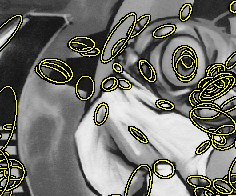
#> input picture imgg1.jpg, 236 x 196 px
$ jupyter execute Proyecto_Correspondencia_imgs.ipynb
#> lines starting #> are read from the running program, lines starting #| are printed output that depends on the picture
[cell 1]
import cv2
import numpy as np
import matplotlib.pyplot as plt
from scipy.spatial.distance import cdist
from matplotlib.patches import ConnectionPatch

from google.colab import files
import matplotlib.image as mpimg
uploaded = files.upload()
#> the answer given: imgg1.jpg

#Cargar imagenes
i1 = "imgg1.jpg"
i2 = "imgg2.jpg"
img1 = cv2.imread(i1, cv2.IMREAD_GRAYSCALE)
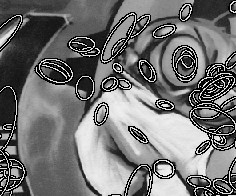
#> img1: shape (196, 236); min 0, max 249, mean 114.2
img2 = cv2.imread(i2, cv2.IMREAD_GRAYSCALE)
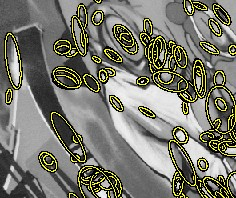
#> input picture imgg2.jpg, 236 x 198 px
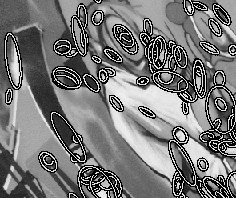
#> img2: shape (198, 236); min 0, max 249, mean 119

#Deteccion de las caracteristicas de las imagenes
detector_features = cv2.ORB_create()
k_1, d_1 = detector_features.detectAndCompute(img1, None)
#> k_1 = 418 keypoints; strongest (x, y, size): (96, 51, 31), (116, 66, 31), (98, 52, 31), (130, 126, 31)
k_2, d_2 = detector_features.detectAndCompute(img2, None)
#> k_2 = 414 keypoints; strongest (x, y, size): (198, 63, 31), (143, 81, 31), (140, 81, 31), (104, 80, 31)

features_1 = np.array([par.pt for par in k_1])
#> features_1 = 418 pairs, first value 39 to 204, second value 33 to 161
features_2 = np.array([par.pt for par in k_2])
#> features_2 = 414 pairs, first value 43 to 204, second value 33 to 165

#Calculo de distancias entre las caracteristicas
rij = cdist(features_1, features_2)
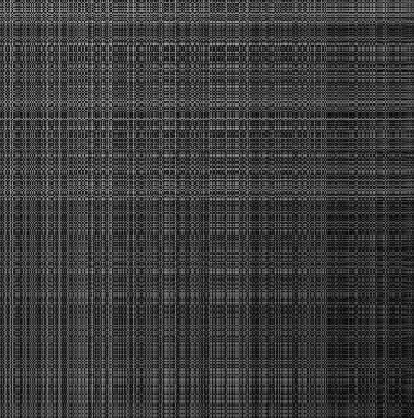
#> rij: shape (418, 414) float64; min 0, max 190.6, mean 60.1

#Construccion de la matriz G de proximidad
sigma = 40
m = len(features_1)
#> m = 418
n = len(features_2)
#> n = 414
G = np.zeros((m,n))
for i in range(m):
  for j in range(n):
    G[i,j] = np.exp((-rij[i,j]**2)/(2*sigma**2))
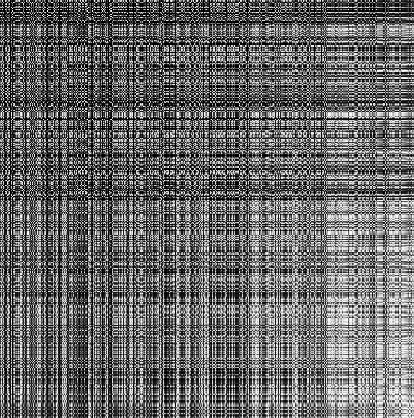
#> G: shape (418, 414) float64; min 1.18e-05, max 1, mean 0.414

#Calculo de la SVD de G:
U, s, vt = np.linalg.svd(G)
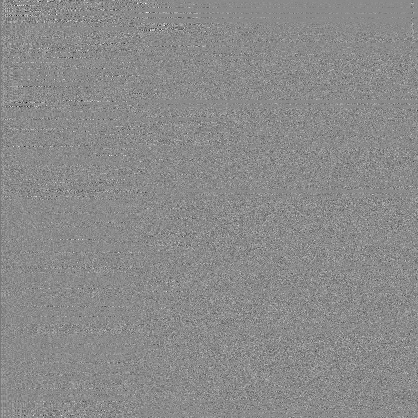
#> U: shape (418, 418) float64; min -0.463, max 0.388, mean -6.06e-05; drawn with min black and max white
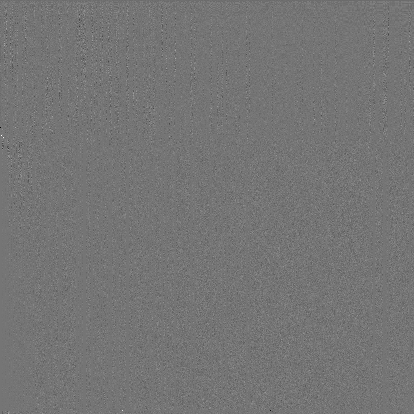
#> vt: shape (414, 414) float64; min -0.803, max 0.944, mean -6.92e-05; drawn with min black and max white
#> s = 414 values, max 189.8 at index 0, min 4.12e-15 at index 413, mean 0.962
p = len(s)
#> p = 414
S = np.zeros((m,n))
S[:p, :p] = np.diag(s)

#Construccion de la matriz P de emparejamiento:
E = np.copy(S)
E[:p, :p] = np.eye(p)
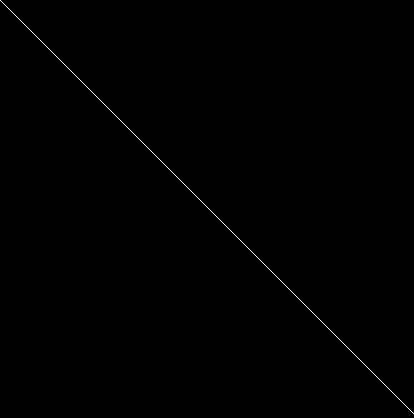
#> E: shape (418, 414) float64; values 0 (black) and 1 (white), 0.24% white in thin lines or dots
P = U @ E @ vt
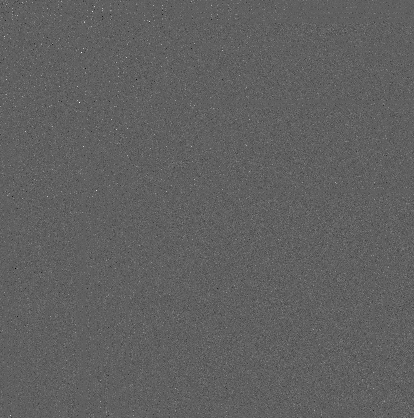
#> P: shape (418, 414) float64; min -0.558, max 0.919, mean 0.00236; drawn with min black and max white

#Graficos
#parte imagenes
img1 = mpimg.imread(i1)
#> img1: shape (196, 236, 3)
img2 = mpimg.imread(i2)
#> img2: shape (198, 236, 3)
ancho = []
alto = []
for i, img in zip([0,1], [img1, img2]):
  alto_i, ancho_i = img.shape[:2]  #.shape() devuelve una terna con alto, ancho y el nro 3 que hace referencia a los colores RGB, por eso ponemos [:2]
  alto.append(alto_i)
  ancho.append(ancho_i)
#> this loop made 2 passes
#> (alto_i, ancho_i) on passes 1 to 2: (196, 236), (198, 236)
#> after the loop, alto = [196, 198]; ancho = [236, 236]

#parte caracteristicas

fig, ejes = plt.subplots(1, 2, figsize=(12, 5))
fig.subplots_adjust(wspace=0)   #esto hace que los graficos estes pegados
fig.suptitle("Correspondencias entre Imagenes", fontsize=14)
col = ["red", "blue"]
fts = [features_1, features_2]
#> fts = 2 point arrays, longest 418 points
dib = ["x", "o"]
for i, img in zip([0,1], [img1, img2]):
  ejes[i].imshow(img, extent=[0, ancho[i], alto[i], 0]) #img es la matriz que representa la imagen que queremos poner de fondo y extent nos da el tamaño del
                                                        #plano XY de maplotlib que cubre la imagen, por eso ponemos el tamaño de la imagen, para que no se deforme

  ejes[i].scatter(fts[i][:100, 0], fts[i][:100, 1],
                c= col[i], marker= dib[i], label='Features')
  ejes[i].legend(loc="upper left")
  ejes[i].set_title(f"Imagen{i+1}")
  ejes[i].set_xticks([])   #xticks() e yticks() permiten renombrar los ejes, por ej poner nomobres de los meses, etc
  ejes[i].set_yticks([])   #si el argumento es una lista vacia, se eliminan los ejes visualmente (saque los nros para que quede mas prolijo)
#> this loop made 2 passes

j_max = np.argmax(P, axis=1)  #lista de índices de las columnas donde esta el maximo de las filas (maximo en cada fila)
#> j_max = 418 values, max 413 at index 194, min 0 at index 106, mean 221.9
i_max = np.argmax(P, axis=0)  #lista de índices de las filas donde esta el maximo de las columnas (maximo en cada columna)
#> i_max = 414 values, max 415 at index 10, min 0 at index 193, mean 195.6
for i in range(100): #se recorren las filas
    j = j_max[i]     #j es el indice del elemento maximo de la fila i, o sea el maximo de la fila i esta en la columna j
    x_coords = [features_1[i, 0], features_2[j, 0]] #agrupamos las coordenadas x de ambas imagenes por un lado, y las coordenadas y por otro
    y_coords = [features_1[i, 1], features_2[j, 1]]

    if i == i_max[j]: #i es el indice del elemento maximo de la columna j, queremos ver si el maximo de la columna j esta en la fila i

        con1 = ConnectionPatch(xyA=(x_coords[1], y_coords[1]),  #se unen los puntos origen xyB (caracteristicas de la imagen 1), con los puntos destino xyA
                              coordsA=ejes[1].transData,        #con los puntos destino xyA (caracteristicas de la imagen 2)
                               xyB=(x_coords[0], y_coords[0]),
                               coordsB=ejes[0].transData,
                              color="black", linestyle="-")
        fig.add_artist(con1)
#> this loop made 100 passes
#> (j, x_coords, y_coords) on passes 1 to 12: (372, [176, 165.9], [71, 64.28]), (61, [183, 169], [51, 40]), (22, [74, 80], [45, 50]), (3, [192, 86], [119, 77]), (6, [199, 201], [96, 98]), (211, [158, 184.3], [161, 149.8]), (94, [192, 183], [74, 67]), (346, [122, 128.6], [67, 68.43]), (102, [200, 200], [154, 165]), (251, [178, 162.7], [60, 57.6]), (102, [196, 200], [153, 165]), (92, [203, 204], [152, 158])
#> j on passes 61, 62, 64, 65, 71, 73: 243, 122, 33, 20, 381, 85

plt.show()
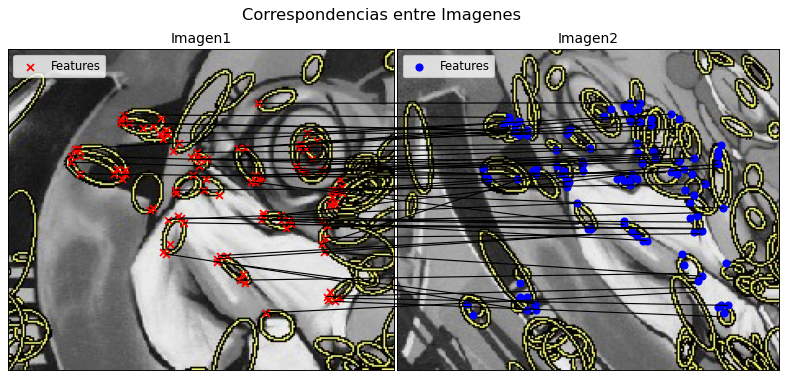
#> figure drawn by matplotlib, 2 panels
